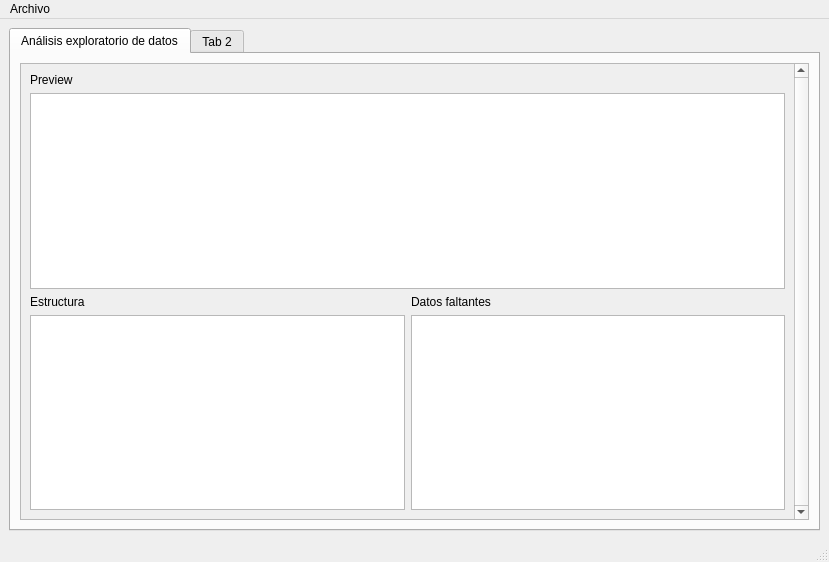
<?xml version="1.0" encoding="UTF-8"?>
<ui version="4.0">
 <class>main_window</class>
 <widget class="QMainWindow" name="main_window">
  <property name="geometry">
   <rect>
    <x>0</x>
    <y>0</y>
    <width>829</width>
    <height>562</height>
   </rect>
  </property>
  <property name="windowTitle">
   <string>Minería de datos</string>
  </property>
  <widget class="QWidget" name="centralwidget">
   <layout class="QGridLayout" name="gridLayout_2">
    <item row="0" column="0">
     <widget class="QTabWidget" name="tabWidget">
      <property name="minimumSize">
       <size>
        <width>120</width>
        <height>0</height>
       </size>
      </property>
      <property name="currentIndex">
       <number>0</number>
      </property>
      <widget class="QWidget" name="fase_1">
       <attribute name="title">
        <string>Análisis exploratorio de datos</string>
       </attribute>
       <layout class="QGridLayout" name="gridLayout">
        <item row="0" column="0">
         <widget class="QScrollArea" name="scrollArea">
          <property name="enabled">
           <bool>true</bool>
          </property>
          <property name="maximumSize">
           <size>
            <width>800</width>
            <height>16777215</height>
           </size>
          </property>
          <property name="verticalScrollBarPolicy">
           <enum>Qt::ScrollBarAlwaysOn</enum>
          </property>
          <property name="horizontalScrollBarPolicy">
           <enum>Qt::ScrollBarAlwaysOff</enum>
          </property>
          <property name="widgetResizable">
           <bool>true</bool>
          </property>
          <widget class="QWidget" name="scrollAreaWidgetContents_2">
           <property name="geometry">
            <rect>
             <x>0</x>
             <y>0</y>
             <width>773</width>
             <height>434</height>
            </rect>
           </property>
           <layout class="QGridLayout" name="gridLayout_3">
            <item row="2" column="0">
             <widget class="QLabel" name="label_2">
              <property name="text">
               <string>Estructura</string>
              </property>
             </widget>
            </item>
            <item row="0" column="0">
             <widget class="QLabel" name="label">
              <property name="text">
               <string>Preview</string>
              </property>
             </widget>
            </item>
            <item row="3" column="0">
             <widget class="QTableWidget" name="estruct_table"/>
            </item>
            <item row="1" column="0" colspan="2">
             <widget class="QTableWidget" name="preview_table"/>
            </item>
            <item row="2" column="1">
             <widget class="QLabel" name="label_3">
              <property name="text">
               <string>Datos faltantes</string>
              </property>
             </widget>
            </item>
            <item row="3" column="1">
             <widget class="QTableWidget" name="missed_table"/>
            </item>
           </layout>
          </widget>
         </widget>
        </item>
       </layout>
      </widget>
      <widget class="QWidget" name="tab_2">
       <attribute name="title">
        <string>Tab 2</string>
       </attribute>
      </widget>
     </widget>
    </item>
   </layout>
  </widget>
  <widget class="QMenuBar" name="menubar">
   <property name="geometry">
    <rect>
     <x>0</x>
     <y>0</y>
     <width>829</width>
     <height>27</height>
    </rect>
   </property>
   <widget class="QMenu" name="menuArchivo">
    <property name="title">
     <string>Archivo</string>
    </property>
    <addaction name="actionAbrir"/>
   </widget>
   <addaction name="menuArchivo"/>
  </widget>
  <widget class="QStatusBar" name="statusbar"/>
  <action name="actionAbrir">
   <property name="text">
    <string>Abrir</string>
   </property>
  </action>
 </widget>
 <resources/>
 <connections/>
</ui>
